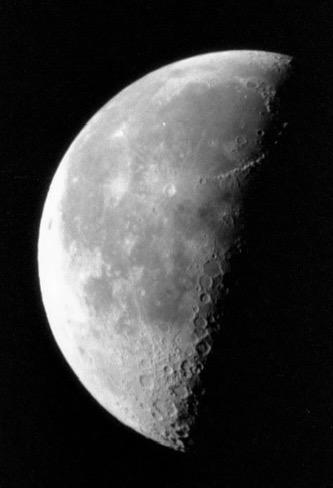
#> input picture practise/labtest/moon.jpg, 333 x 488 px
$ python 1.py
#> lines starting #> are read from the running program, lines starting #| are printed output that depends on the picture
import cv2
import numpy as np
from scipy.signal import convolve2d

img = cv2.imread("moon.jpg")
#> img is the input picture: shape (488, 333, 3); min 0, max 255, mean 61.7
original_img = cv2.cvtColor(img,cv2.COLOR_BGR2GRAY)

print(original_img.shape)
#| (488, 333)

kernel1 = np.array([[1,2,1],
                    [2,4,2],
                    [1,2,1]],dtype=np.float32)
kernel1 /= np.sum(kernel1)

kernel2 = np.array([[1,1,1],
                    [1,-8,1],
                    [1,1,1]],dtype=np.float32)


i1 = convolve2d(original_img,kernel1,mode='same',boundary='symm')

image1 = np.clip(i1,0,255).astype(np.uint8)

i2 = convolve2d(image1,kernel2,mode='same',boundary='symm')
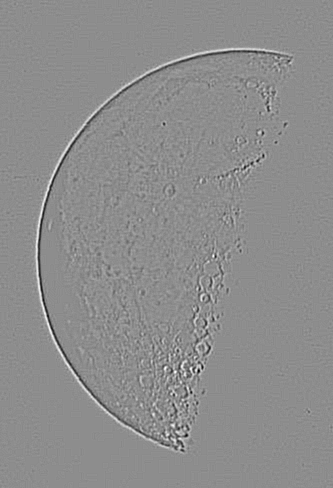
#> i2: shape (488, 333) float32; min -178, max 143, mean 0; drawn with min black and max white

image2 = np.clip(np.abs(i2),0,255).astype(np.uint8)
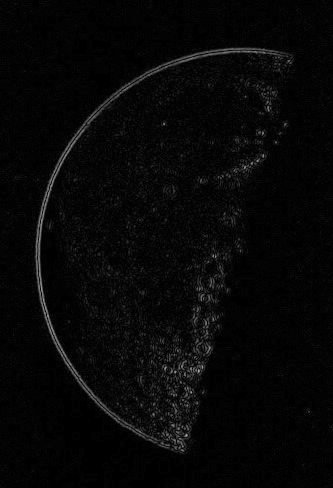
#> image2: shape (488, 333); min 0, max 178, mean 7.1


# [6 lines of commented-out code are left out]
